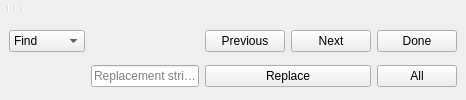
  <widget class="Dock" name="editorDock">
   <attribute name="dockWidgetArea">
    <number>1</number>
   </attribute>
   <widget class="QWidget" name="editorDockContents">
    <layout class="QVBoxLayout" name="verticalLayout">
     <property name="spacing">
      <number>0</number>
     </property>
     <property name="leftMargin">
      <number>0</number>
     </property>
     <property name="topMargin">
      <number>0</number>
     </property>
     <property name="rightMargin">
      <number>0</number>
     </property>
     <property name="bottomMargin">
      <number>0</number>
     </property>
     <item>
      <widget class="QToolBar" name="editortoolbar">
       <addaction name="fileActionNew"/>
       <addaction name="fileActionOpen"/>
       <addaction name="fileActionSave"/>
       <addaction name="separator"/>
       <addaction name="editActionUndo"/>
       <addaction name="editActionRedo"/>
       <addaction name="editActionUnindent"/>
       <addaction name="editActionIndent"/>
       <addaction name="separator"/>
       <addaction name="designActionPreview"/>
       <addaction name="designActionRender"/>
       <addaction name="separator"/>
       <addaction name="designAction3DPrint"/>
      </widget>
     </item>
     <item>
      <widget class="QFrame" name="find_panel">
       <property name="enabled">
        <bool>true</bool>
       </property>
       <property name="sizePolicy">
        <sizepolicy hsizetype="Preferred" vsizetype="Minimum">
         <horstretch>0</horstretch>
         <verstretch>0</verstretch>
        </sizepolicy>
       </property>
       <property name="frameShape">
        <enum>QFrame::NoFrame</enum>
       </property>
       <property name="frameShadow">
        <enum>QFrame::Raised</enum>
       </property>
       <property name="lineWidth">
        <number>0</number>
       </property>
       <layout class="QGridLayout" name="gridLayout">
        <property name="topMargin">
         <number>0</number>
        </property>
        <property name="bottomMargin">
         <number>0</number>
        </property>
        <property name="verticalSpacing">
         <number>0</number>
        </property>
        <item row="0" column="0">
         <widget class="QComboBox" name="findTypeComboBox">
          <item>
           <property name="text">
            <string>Find</string>
           </property>
          </item>
          <item>
           <property name="text">
            <string>Replace</string>
           </property>
          </item>
         </widget>
        </item>
        <item row="0" column="1">
         <widget class="QWordSearchField" name="findInputField">
          <property name="placeholderText" stdset="0">
           <string>Search string</string>
          </property>
         </widget>
        </item>
        <item row="0" column="2">
         <widget class="QPushButton" name="findPrevButton">
          <property name="text">
           <string>Previous</string>
          </property>
         </widget>
        </item>
        <item row="0" column="3">
         <widget class="QPushButton" name="findNextButton">
          <property name="text">
           <string>Next</string>
          </property>
         </widget>
        </item>
        <item row="0" column="4">
         <widget class="QPushButton" name="cancelButton">
          <property name="text">
           <string>Done</string>
          </property>
         </widget>
        </item>
        <item row="1" column="1">
         <widget class="QLineEdit" name="replaceInputField">
          <property name="placeholderText">
           <string>Replacement string</string>
          </property>
         </widget>
        </item>
        <item row="1" column="2" colspan="2">
         <widget class="QPushButton" name="replaceButton">
          <property name="text">
           <string>Replace</string>
          </property>
         </widget>
        </item>
        <item row="1" column="4">
         <widget class="QPushButton" name="replaceAllButton">
          <property name="text">
           <string>All</string>
          </property>
         </widget>
        </item>
       </layout>
      </widget>
     </item>
    </layout>
   </widget>
   <addaction name="editActionRedo_2"/>
  </widget>
